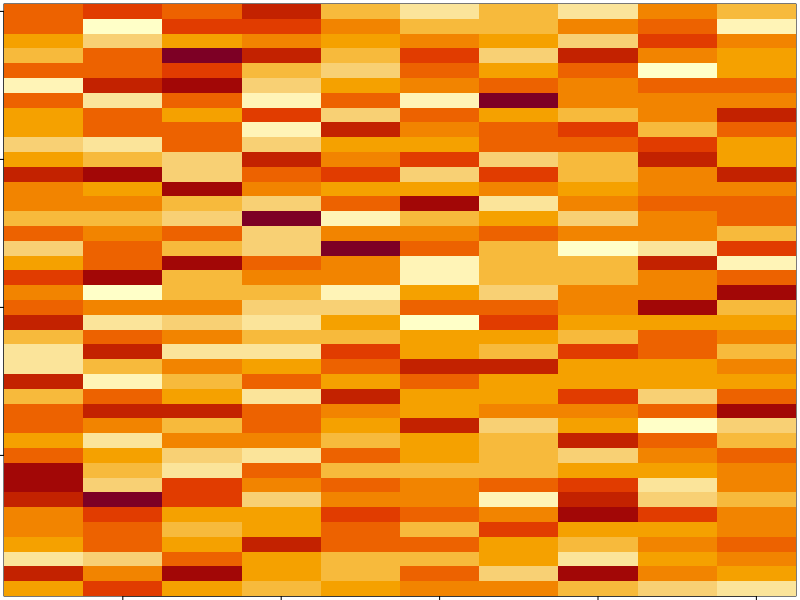
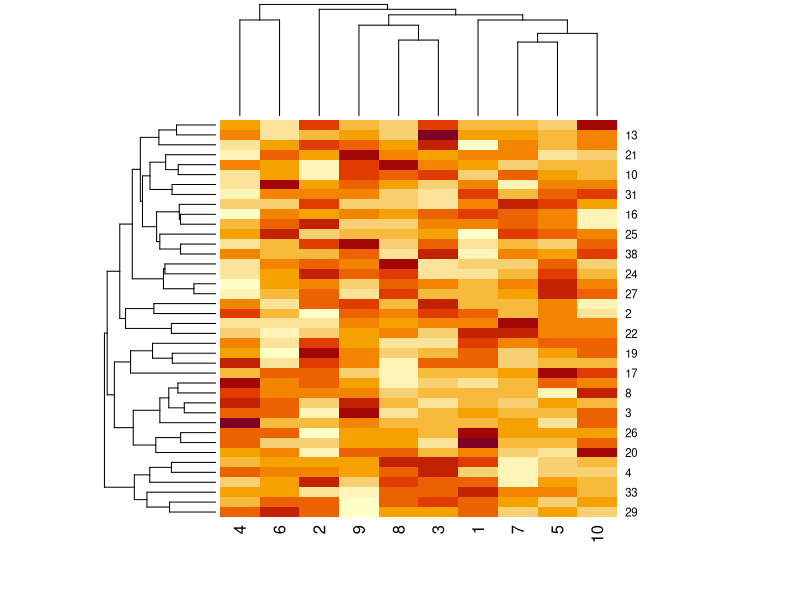
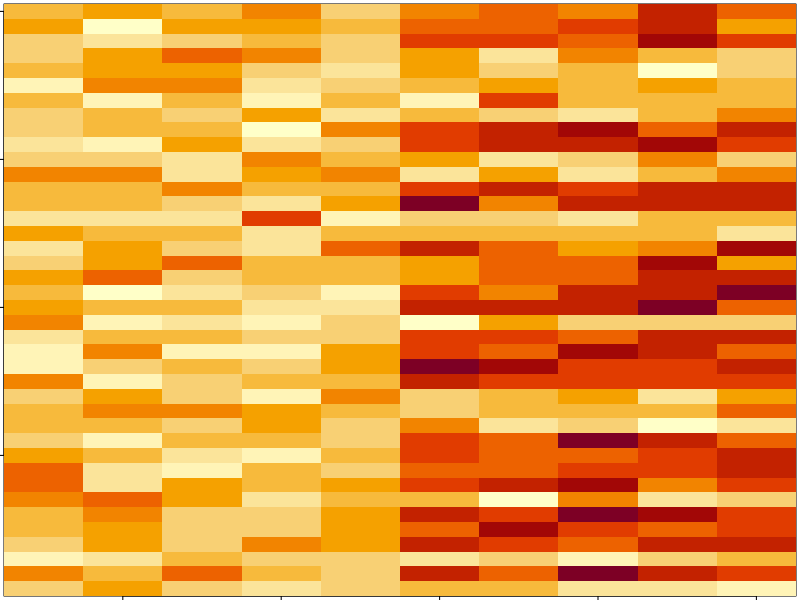
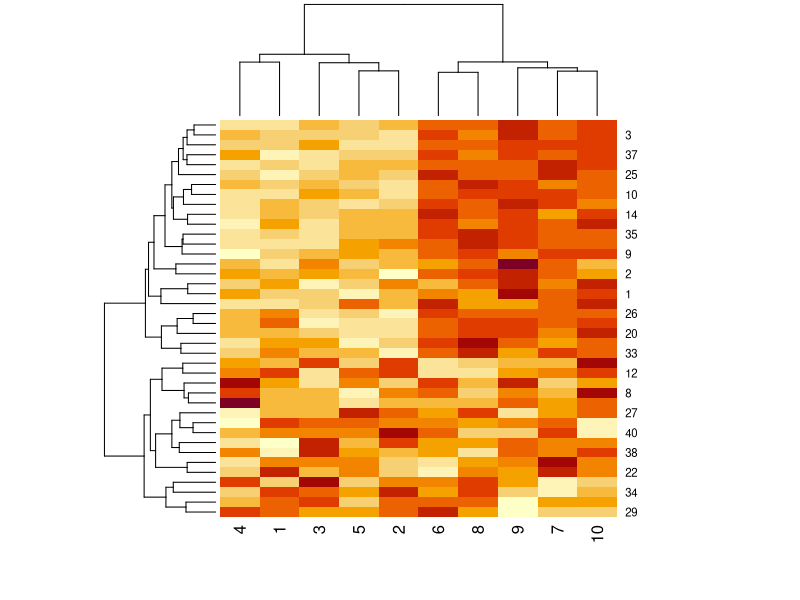

Reproduce these figures in R, in order.
set.seed(12345)
help(par)
par(mar = rep(0.2,4))
data_Matrix <-matrix(rnorm(400), nrow = 40)
image(1:10, 1:40, t(data_Matrix)[,nrow(data_Matrix):1])

par(mar=rep(0.2,4))
heatmap(data_Matrix)

set.seed(678910)
for(i in 1:40) {
  # flipping a coin and getting the data
  coin_Flip <- rbinom(1, size = 1, prob = 0.5)
  # if the coin is "Heads", add a common pattern to that row,
  if(coin_Flip) {
    data_Matrix[i, ] <- data_Matrix[i, ] + rep(c(0,3), each =5)
  }
}

par(mar= rep(0.2, 4))
image(1:10, 1:40, t(data_Matrix)[, nrow(data_Matrix):1])
heatmap(data_Matrix)
